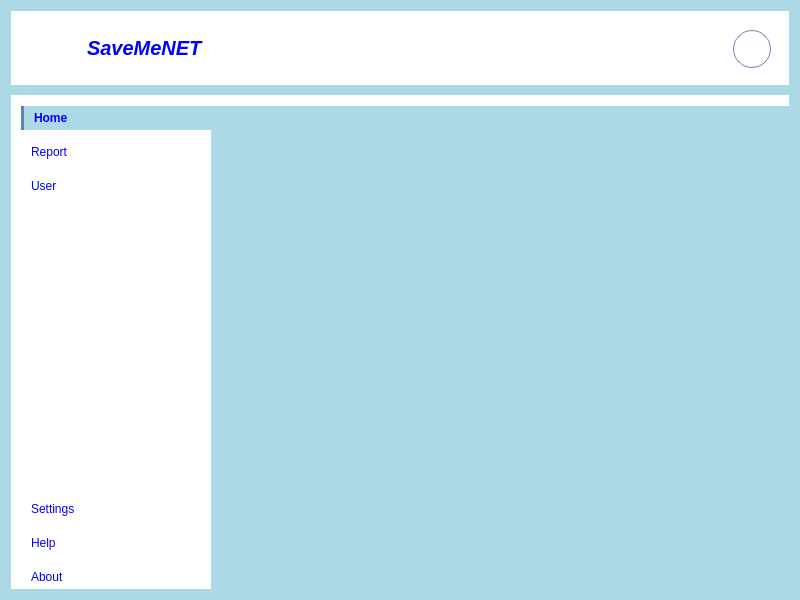
<?xml version="1.0" encoding="UTF-8"?>
<ui version="4.0">
 <class>CustomMainWindow</class>
 <widget class="QCustomQMainWindow" name="CustomMainWindow">
  <property name="geometry">
   <rect>
    <x>0</x>
    <y>0</y>
    <width>800</width>
    <height>600</height>
   </rect>
  </property>
  <property name="windowTitle">
   <string>Custom MainWindow</string>
  </property>
  <property name="styleSheet">
   <string notr="true">*{
   border:none;
   background-color: transparent;
   background:  transparent;
   padding:0;
   margin: 0;
   color: #fff;
}
#centralwidget, #homebutton, #mainbodycontent{
   background-color:#ADD8E6;
}

#header, #mainbody{
   background-color: white;
}
#pushButton{
   border: 1px solid #6082B6;
   border-radius: 19px;
   text-align: center;
}
QPushButton{
   text-align: left;
   padding: 5px 10px;
   border-top-left-radius: 13px;
   border-bottom-left-radius: 13px;
}
#homebutton{
   border-left: 3px solid #6082B6;
   font-weight:bold;
}</string>
  </property>
  <widget class="QWidget" name="centralwidget">
   <layout class="QVBoxLayout" name="verticalLayout">
    <property name="spacing">
     <number>10</number>
    </property>
    <property name="leftMargin">
     <number>11</number>
    </property>
    <property name="topMargin">
     <number>11</number>
    </property>
    <property name="rightMargin">
     <number>11</number>
    </property>
    <property name="bottomMargin">
     <number>11</number>
    </property>
    <item>
     <widget class="QWidget" name="header" native="true">
      <layout class="QHBoxLayout" name="horizontalLayout">
       <item alignment="Qt::AlignLeft">
        <widget class="QFrame" name="frame_2">
         <property name="frameShape">
          <enum>QFrame::StyledPanel</enum>
         </property>
         <property name="frameShadow">
          <enum>QFrame::Raised</enum>
         </property>
         <layout class="QHBoxLayout" name="horizontalLayout_4">
          <item alignment="Qt::AlignLeft">
           <widget class="QPushButton" name="pushButton_4">
            <property name="cursor">
             <cursorShape>PointingHandCursor</cursorShape>
            </property>
            <property name="styleSheet">
             <string notr="true">color:blue;</string>
            </property>
            <property name="text">
             <string/>
            </property>
            <property name="icon">
             <iconset resource="../Qss/icons/_icons.qrc">
              <normaloff>:/feather/icons/feather/menu.png</normaloff>:/feather/icons/feather/menu.png</iconset>
            </property>
            <property name="iconSize">
             <size>
              <width>24</width>
              <height>24</height>
             </size>
            </property>
           </widget>
          </item>
          <item>
           <widget class="QLabel" name="label">
            <property name="font">
             <font>
              <family>MS Shell Dlg 2</family>
              <pointsize>15</pointsize>
              <weight>75</weight>
              <italic>true</italic>
              <bold>true</bold>
              <strikeout>false</strikeout>
             </font>
            </property>
            <property name="styleSheet">
             <string notr="true">color: blue;
</string>
            </property>
            <property name="text">
             <string>SaveMeNET</string>
            </property>
           </widget>
          </item>
         </layout>
        </widget>
       </item>
       <item alignment="Qt::AlignRight|Qt::AlignTop">
        <widget class="QFrame" name="frame">
         <property name="sizePolicy">
          <sizepolicy hsizetype="Preferred" vsizetype="Preferred">
           <horstretch>0</horstretch>
           <verstretch>0</verstretch>
          </sizepolicy>
         </property>
         <property name="frameShape">
          <enum>QFrame::StyledPanel</enum>
         </property>
         <property name="frameShadow">
          <enum>QFrame::Raised</enum>
         </property>
         <layout class="QHBoxLayout" name="horizontalLayout_3">
          <item>
           <widget class="QPushButton" name="pushButton_3">
            <property name="maximumSize">
             <size>
              <width>35</width>
              <height>35</height>
             </size>
            </property>
            <property name="cursor">
             <cursorShape>PointingHandCursor</cursorShape>
            </property>
            <property name="styleSheet">
             <string notr="true">color: blue;
</string>
            </property>
            <property name="text">
             <string/>
            </property>
            <property name="icon">
             <iconset resource="../Qss/icons/_icons.qrc">
              <normaloff>:/material_design/icons/material_design/notifications_none.png</normaloff>:/material_design/icons/material_design/notifications_none.png</iconset>
            </property>
            <property name="iconSize">
             <size>
              <width>35</width>
              <height>35</height>
             </size>
            </property>
           </widget>
          </item>
          <item>
           <widget class="QPushButton" name="pushButton_2">
            <property name="maximumSize">
             <size>
              <width>35</width>
              <height>35</height>
             </size>
            </property>
            <property name="cursor">
             <cursorShape>PointingHandCursor</cursorShape>
            </property>
            <property name="styleSheet">
             <string notr="true">color: blue;
</string>
            </property>
            <property name="text">
             <string/>
            </property>
            <property name="icon">
             <iconset resource="../Qss/icons/_icons.qrc">
              <normaloff>:/feather/icons/feather/activity.png</normaloff>:/feather/icons/feather/activity.png</iconset>
            </property>
            <property name="iconSize">
             <size>
              <width>35</width>
              <height>35</height>
             </size>
            </property>
           </widget>
          </item>
          <item>
           <widget class="QPushButton" name="pushButton">
            <property name="minimumSize">
             <size>
              <width>38</width>
              <height>38</height>
             </size>
            </property>
            <property name="maximumSize">
             <size>
              <width>35</width>
              <height>35</height>
             </size>
            </property>
            <property name="font">
             <font>
              <kerning>true</kerning>
             </font>
            </property>
            <property name="cursor">
             <cursorShape>PointingHandCursor</cursorShape>
            </property>
            <property name="styleSheet">
             <string notr="true">color: blue;

</string>
            </property>
            <property name="text">
             <string/>
            </property>
            <property name="icon">
             <iconset resource="../Qss/icons/_icons.qrc">
              <normaloff>:/feather/icons/feather/user-check.png</normaloff>:/feather/icons/feather/user-check.png</iconset>
            </property>
            <property name="iconSize">
             <size>
              <width>35</width>
              <height>35</height>
             </size>
            </property>
           </widget>
          </item>
         </layout>
        </widget>
       </item>
      </layout>
     </widget>
    </item>
    <item>
     <widget class="QFrame" name="mainbody">
      <property name="sizePolicy">
       <sizepolicy hsizetype="Preferred" vsizetype="Expanding">
        <horstretch>0</horstretch>
        <verstretch>0</verstretch>
       </sizepolicy>
      </property>
      <property name="frameShape">
       <enum>QFrame::StyledPanel</enum>
      </property>
      <property name="frameShadow">
       <enum>QFrame::Raised</enum>
      </property>
      <layout class="QHBoxLayout" name="horizontalLayout_2">
       <property name="spacing">
        <number>0</number>
       </property>
       <property name="leftMargin">
        <number>0</number>
       </property>
       <property name="topMargin">
        <number>11</number>
       </property>
       <property name="rightMargin">
        <number>0</number>
       </property>
       <property name="bottomMargin">
        <number>0</number>
       </property>
       <item>
        <widget class="QWidget" name="leftmenu" native="true">
         <property name="minimumSize">
          <size>
           <width>200</width>
           <height>0</height>
          </size>
         </property>
         <layout class="QVBoxLayout" name="verticalLayout_3">
          <property name="spacing">
           <number>0</number>
          </property>
          <property name="leftMargin">
           <number>0</number>
          </property>
          <property name="topMargin">
           <number>0</number>
          </property>
          <property name="rightMargin">
           <number>0</number>
          </property>
          <property name="bottomMargin">
           <number>0</number>
          </property>
          <item>
           <widget class="QWidget" name="widget" native="true">
            <layout class="QVBoxLayout" name="verticalLayout_6">
             <property name="spacing">
              <number>0</number>
             </property>
             <property name="leftMargin">
              <number>10</number>
             </property>
             <property name="topMargin">
              <number>0</number>
             </property>
             <property name="rightMargin">
              <number>0</number>
             </property>
             <property name="bottomMargin">
              <number>0</number>
             </property>
             <item>
              <widget class="QFrame" name="frame_3">
               <property name="frameShape">
                <enum>QFrame::StyledPanel</enum>
               </property>
               <property name="frameShadow">
                <enum>QFrame::Raised</enum>
               </property>
               <layout class="QVBoxLayout" name="verticalLayout_4">
                <property name="spacing">
                 <number>10</number>
                </property>
                <property name="leftMargin">
                 <number>0</number>
                </property>
                <property name="topMargin">
                 <number>0</number>
                </property>
                <property name="rightMargin">
                 <number>0</number>
                </property>
                <property name="bottomMargin">
                 <number>0</number>
                </property>
                <item>
                 <widget class="QPushButton" name="homebutton">
                  <property name="font">
                   <font>
                    <weight>75</weight>
                    <bold>true</bold>
                   </font>
                  </property>
                  <property name="cursor">
                   <cursorShape>PointingHandCursor</cursorShape>
                  </property>
                  <property name="styleSheet">
                   <string notr="true">color:blue;</string>
                  </property>
                  <property name="text">
                   <string>Home</string>
                  </property>
                  <property name="icon">
                   <iconset resource="../Qss/icons/_icons.qrc">
                    <normaloff>:/feather/icons/feather/home.png</normaloff>:/feather/icons/feather/home.png</iconset>
                  </property>
                  <property name="iconSize">
                   <size>
                    <width>35</width>
                    <height>35</height>
                   </size>
                  </property>
                 </widget>
                </item>
                <item>
                 <widget class="QPushButton" name="reportbutton">
                  <property name="font">
                   <font>
                    <pointsize>9</pointsize>
                   </font>
                  </property>
                  <property name="cursor">
                   <cursorShape>PointingHandCursor</cursorShape>
                  </property>
                  <property name="styleSheet">
                   <string notr="true">color:blue;</string>
                  </property>
                  <property name="text">
                   <string>Report</string>
                  </property>
                  <property name="icon">
                   <iconset resource="../Qss/icons/_icons.qrc">
                    <normaloff>:/feather/icons/feather/printer.png</normaloff>:/feather/icons/feather/printer.png</iconset>
                  </property>
                  <property name="iconSize">
                   <size>
                    <width>35</width>
                    <height>35</height>
                   </size>
                  </property>
                 </widget>
                </item>
                <item>
                 <widget class="QPushButton" name="userbutton">
                  <property name="font">
                   <font>
                    <pointsize>9</pointsize>
                   </font>
                  </property>
                  <property name="cursor">
                   <cursorShape>PointingHandCursor</cursorShape>
                  </property>
                  <property name="styleSheet">
                   <string notr="true">color:blue;</string>
                  </property>
                  <property name="text">
                   <string>User</string>
                  </property>
                  <property name="icon">
                   <iconset resource="../Qss/icons/_icons.qrc">
                    <normaloff>:/feather/icons/feather/user.png</normaloff>:/feather/icons/feather/user.png</iconset>
                  </property>
                  <property name="iconSize">
                   <size>
                    <width>35</width>
                    <height>35</height>
                   </size>
                  </property>
                 </widget>
                </item>
                <item>
                 <spacer name="verticalSpacer">
                  <property name="orientation">
                   <enum>Qt::Vertical</enum>
                  </property>
                  <property name="sizeHint" stdset="0">
                   <size>
                    <width>20</width>
                    <height>40</height>
                   </size>
                  </property>
                 </spacer>
                </item>
               </layout>
              </widget>
             </item>
             <item>
              <widget class="QFrame" name="frame_4">
               <property name="frameShape">
                <enum>QFrame::StyledPanel</enum>
               </property>
               <property name="frameShadow">
                <enum>QFrame::Raised</enum>
               </property>
               <layout class="QVBoxLayout" name="verticalLayout_5">
                <property name="spacing">
                 <number>10</number>
                </property>
                <property name="leftMargin">
                 <number>0</number>
                </property>
                <property name="topMargin">
                 <number>0</number>
                </property>
                <property name="rightMargin">
                 <number>0</number>
                </property>
                <property name="bottomMargin">
                 <number>0</number>
                </property>
                <item>
                 <spacer name="verticalSpacer_2">
                  <property name="orientation">
                   <enum>Qt::Vertical</enum>
                  </property>
                  <property name="sizeHint" stdset="0">
                   <size>
                    <width>20</width>
                    <height>40</height>
                   </size>
                  </property>
                 </spacer>
                </item>
                <item>
                 <widget class="QPushButton" name="settingsbutton">
                  <property name="font">
                   <font>
                    <pointsize>9</pointsize>
                   </font>
                  </property>
                  <property name="cursor">
                   <cursorShape>PointingHandCursor</cursorShape>
                  </property>
                  <property name="styleSheet">
                   <string notr="true">color:blue;</string>
                  </property>
                  <property name="text">
                   <string>Settings</string>
                  </property>
                  <property name="icon">
                   <iconset resource="../Qss/icons/_icons.qrc">
                    <normaloff>:/feather/icons/feather/settings.png</normaloff>:/feather/icons/feather/settings.png</iconset>
                  </property>
                  <property name="iconSize">
                   <size>
                    <width>35</width>
                    <height>35</height>
                   </size>
                  </property>
                 </widget>
                </item>
                <item>
                 <widget class="QPushButton" name="helpbutton">
                  <property name="font">
                   <font>
                    <pointsize>9</pointsize>
                   </font>
                  </property>
                  <property name="cursor">
                   <cursorShape>PointingHandCursor</cursorShape>
                  </property>
                  <property name="styleSheet">
                   <string notr="true">color:blue;</string>
                  </property>
                  <property name="text">
                   <string>Help</string>
                  </property>
                  <property name="icon">
                   <iconset resource="../Qss/icons/_icons.qrc">
                    <normaloff>:/feather/icons/feather/help-circle.png</normaloff>:/feather/icons/feather/help-circle.png</iconset>
                  </property>
                  <property name="iconSize">
                   <size>
                    <width>35</width>
                    <height>35</height>
                   </size>
                  </property>
                 </widget>
                </item>
                <item>
                 <widget class="QPushButton" name="aboutbutton">
                  <property name="font">
                   <font>
                    <pointsize>9</pointsize>
                   </font>
                  </property>
                  <property name="cursor">
                   <cursorShape>PointingHandCursor</cursorShape>
                  </property>
                  <property name="styleSheet">
                   <string notr="true">color:blue;</string>
                  </property>
                  <property name="text">
                   <string>About</string>
                  </property>
                  <property name="icon">
                   <iconset resource="../Qss/icons/_icons.qrc">
                    <normaloff>:/material_design/icons/material_design/info.png</normaloff>:/material_design/icons/material_design/info.png</iconset>
                  </property>
                  <property name="iconSize">
                   <size>
                    <width>35</width>
                    <height>35</height>
                   </size>
                  </property>
                 </widget>
                </item>
               </layout>
              </widget>
             </item>
            </layout>
           </widget>
          </item>
         </layout>
        </widget>
       </item>
       <item>
        <widget class="QWidget" name="mainbodycontent" native="true">
         <layout class="QHBoxLayout" name="horizontalLayout_5">
          <item>
           <widget class="QStackedWidget" name="stackedWidget">
            <widget class="QWidget" name="page"/>
            <widget class="QWidget" name="page_2"/>
           </widget>
          </item>
         </layout>
        </widget>
       </item>
       <item>
        <widget class="QWidget" name="rightmenu" native="true"/>
       </item>
      </layout>
     </widget>
    </item>
   </layout>
  </widget>
 </widget>
 <customwidgets>
  <customwidget>
   <class>QCustomQMainWindow</class>
   <extends>QMainWindow</extends>
   <header>Custom_Widgets.QCustomQMainWindow</header>
   <container>1</container>
  </customwidget>
 </customwidgets>
 <resources>
  <include location="../Qss/icons/_icons.qrc"/>
 </resources>
 <connections/>
</ui>
